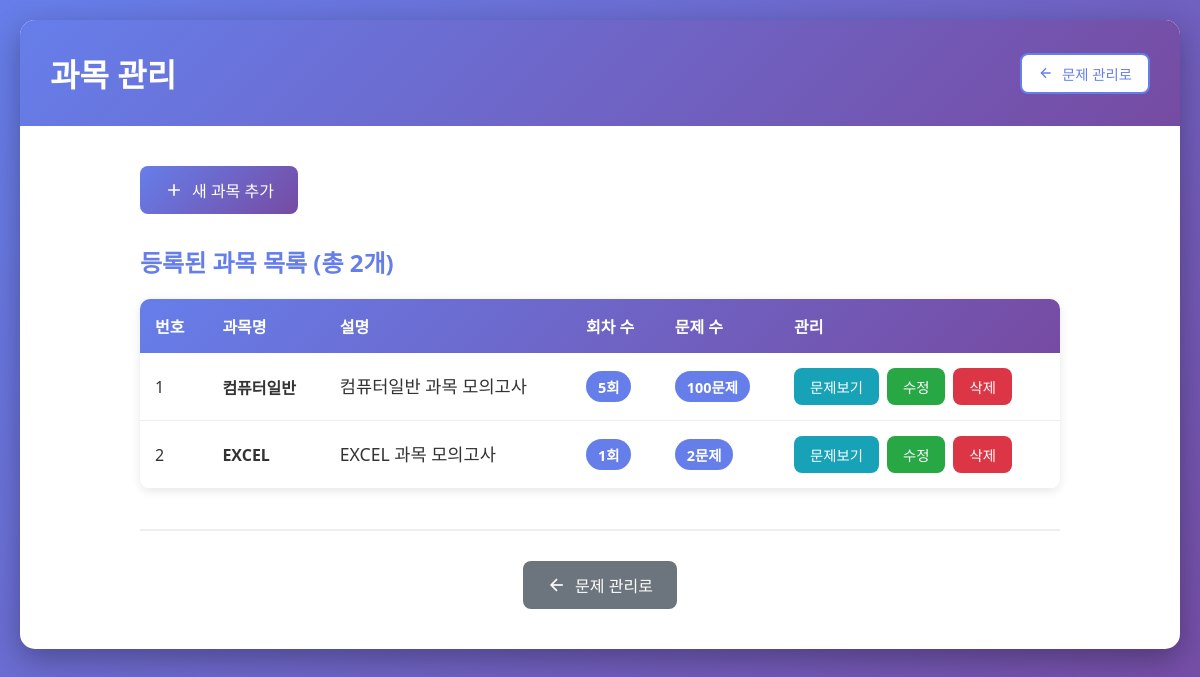
/admin/subjects, run on the app's committed database.
### tables this page shows
CREATE TABLE subjects (
            id INTEGER PRIMARY KEY AUTOINCREMENT,
            name TEXT NOT NULL UNIQUE,
            description TEXT,
            created_at TIMESTAMP DEFAULT CURRENT_TIMESTAMP
        );

### app.py (the view)
@app.route('/admin/subjects')
def subjects():
    subjects = db.get_all_subjects()
    subject_stats = []
    for subject in subjects:
        exam_sets = db.get_exam_sets_by_subject(subject['id'])
        question_count = 0
        for exam_set in exam_sets:
            questions = db.get_questions_by_subject_and_exam_set(subject['id'], exam_set)
            question_count += len(questions)
        subject_stats.append({
            'id': subject['id'],
            'name': subject['name'],
            'description': subject['description'],
            'exam_set_count': len(exam_sets),
            'question_count': question_count
        })
    return render_template('subjects.html', subjects=subject_stats)

### database.py (called while the page is built)
def get_all_subjects():
    conn = sqlite3.connect(DATABASE_PATH)
    conn.row_factory = sqlite3.Row
    cursor = conn.cursor()
    cursor.execute('SELECT * FROM subjects ORDER BY id')
    subjects = cursor.fetchall()
    conn.close()
    return subjects

def get_exam_sets_by_subject(subject_id):
    conn = sqlite3.connect(DATABASE_PATH)
    cursor = conn.cursor()
    cursor.execute('SELECT DISTINCT exam_set FROM questions WHERE subject_id = ? ORDER BY exam_set',
                  (subject_id,))
    exam_sets = [row[0] for row in cursor.fetchall()]
    conn.close()
    return exam_sets

def get_questions_by_subject_and_exam_set(subject_id, exam_set):
    conn = sqlite3.connect(DATABASE_PATH)
    conn.row_factory = sqlite3.Row
    cursor = conn.cursor()
    cursor.execute('SELECT * FROM questions WHERE subject_id = ? AND exam_set = ? ORDER BY id',
                  (subject_id, exam_set))
    questions = cursor.fetchall()
    conn.close()
    return questions

### templates/subjects.html (shortened to what this page needs)
<!DOCTYPE html>
<html lang="ko">
<head>
    <link rel="stylesheet" href="{{ url_for('static', filename='css/style.css') }}">
</head>
<body>
    <div class="container">
        <header>
            <h1>과목 관리</h1>
            <nav>
                <a href="{{ url_for('admin') }}" class="btn btn-small btn-back">
                    <svg width="16" height="16" viewBox="0 0 24 24" fill="none" stroke="currentColor" stroke-width="2">
                        <line x1="19" y1="12" x2="5" y2="12"></line>
                        <polyline points="12 19 5 12 12 5"></polyline>
                    </svg>
                    문제 관리로
                </a>
            </nav>
        </header>
        <main class="admin-content">
            <div class="admin-actions">
                <a href="{{ url_for('add_subject') }}" class="btn btn-primary">
                    <svg width="20" height="20" viewBox="0 0 24 24" fill="none" stroke="currentColor" stroke-width="2">
                        <line x1="12" y1="5" x2="12" y2="19"></line>
                        <line x1="5" y1="12" x2="19" y2="12"></line>
                    </svg>
                    새 과목 추가
                </a>
            </div>
            <div class="question-list">
                <h2>등록된 과목 목록 (총 {{ subjects|length }}개)</h2>
                {% if subjects %}
                    <table class="question-table">
                        <thead>
                            <tr>
                                <th>번호</th>
                                <th>과목명</th>
                                <th>설명</th>
                                <th>회차 수</th>
                                <th>문제 수</th>
                                <th>관리</th>
                            </tr>
                        </thead>
                        <tbody>
                            {% for subject in subjects %}
                            <tr>
                                <td>{{ subject.id }}</td>
                                <td><strong>{{ subject.name }}</strong></td>
                                <td class="question-text">{{ subject.description or '-' }}</td>
                                <td><span class="badge">{{ subject.exam_set_count }}회</span></td>
                                <td><span class="badge badge-info">{{ subject.question_count }}문제</span></td>
                                <td class="action-buttons">
                                    <a href="{{ url_for('admin') }}?subject_id={{ subject.id }}" class="btn btn-small btn-info">문제보기</a>
                                    <a href="{{ url_for('edit_subject', subject_id=subject.id) }}" class="btn btn-small btn-edit">수정</a>
                                    <form method="POST" action="{{ url_for('delete_subject', subject_id=subject.id) }}" style="display: inline;" onsubmit="return confirm('정말 이 과목을 삭제하시겠습니까?');">
                                        <button type="submit" class="btn btn-small btn-delete">삭제</button>
                                    </form>
                                </td>
                            </tr>
                            {% endfor %}
                        </tbody>
                    </table>
                {% else %}
                    <div class="empty-state">
                        <p>등록된 과목이 없습니다.</p>
                        <p>새 과목 추가 버튼을 눌러 과목을 등록해주세요.</p>
                    </div>
                {% endif %}
            </div>
            <div class="bottom-actions">
                <a href="{{ url_for('admin') }}" class="btn btn-secondary">
                    <svg width="20" height="20" viewBox="0 0 24 24" fill="none" stroke="currentColor" stroke-width="2">
                        <line x1="19" y1="12" x2="5" y2="12"></line>
                        <polyline points="12 19 5 12 12 5"></polyline>
                    </svg>
                    문제 관리로
                </a>
            </div>
        </main>
    </div>
</body>
</html>

### static/css/style.css (style rules this page uses)
* { margin: 0; padding: 0; box-sizing: border-box; }
body { font-family: 'Segoe UI', Tahoma, Geneva, Verdana, sans-serif; background: linear-gradient(135deg, #667eea 0%, #764ba2 100%); min-height: 100vh; padding: 20px; color: #333; }
.container { max-width: 1200px; margin: 0 auto; background: white; border-radius: 15px; box-shadow: 0 10px 30px rgba(0, 0, 0, 0.3); overflow: hidden; }
header { background: linear-gradient(135deg, #667eea 0%, #764ba2 100%); color: white; padding: 30px; display: flex; justify-content: space-between; align-items: center; }
header h1 { font-size: 2em; font-weight: 600; }
header nav { display: flex; gap: 10px; }
main { padding: 40px; }
.btn { display: inline-flex; align-items: center; gap: 8px; padding: 12px 24px; border: none; border-radius: 8px; font-size: 1em; font-weight: 500; text-decoration: none; cursor: pointer; transition: all 0.3s ease; }
.btn-primary { background: linear-gradient(135deg, #667eea 0%, #764ba2 100%); color: white; }
.btn-secondary { background: #6c757d; color: white; }
.btn-small { padding: 8px 16px; font-size: 0.9em; }
.btn-edit { background: #28a745; color: white; }
.btn-delete { background: #dc3545; color: white; }
.admin-content { max-width: 1000px; margin: 0 auto; }
.admin-actions { margin-bottom: 30px; }
.badge-info { background: #17a2b8; }
.btn-info { background: #17a2b8; color: white; }
.bottom-actions { text-align: center; margin-top: 40px; padding-top: 30px; border-top: 2px solid #eee; }
.btn-back { background: white; color: #667eea; border: 2px solid #667eea; }
.question-list h2 { color: #667eea; margin-bottom: 20px; }
.question-table { width: 100%; border-collapse: collapse; background: white; border-radius: 10px; overflow: hidden; box-shadow: 0 2px 10px rgba(0, 0, 0, 0.1); }
.question-table thead { background: linear-gradient(135deg, #667eea 0%, #764ba2 100%); color: white; }
.question-table th, .question-table td { padding: 15px; text-align: left; }
.question-table th { font-weight: 600; }
.question-table tbody tr { border-bottom: 1px solid #eee; }
.question-text { word-wrap: break-word; overflow-wrap: break-word; word-break: keep-all; white-space: normal; }
.badge { display: inline-block; padding: 5px 12px; background: #667eea; color: white; border-radius: 20px; font-weight: 600; font-size: 0.9em; }
.action-buttons { display: flex; gap: 8px; }
.question-text { font-size: 1.1em; font-weight: 500; margin-bottom: 20px; line-height: 1.6; color: #333; word-wrap: break-word; overflow-wrap: break-word; word-break: keep-all; white-space: normal; }

### data on the page
subjects: id "1", name "컴퓨터일반", description "컴퓨터일반 과목 모의고사", exam_set_count "5", question_count "100"
subjects: id "2", name "EXCEL", description "EXCEL 과목 모의고사", exam_set_count "1", question_count "2"

### other printed values
{{ subjects|length }} "2"
